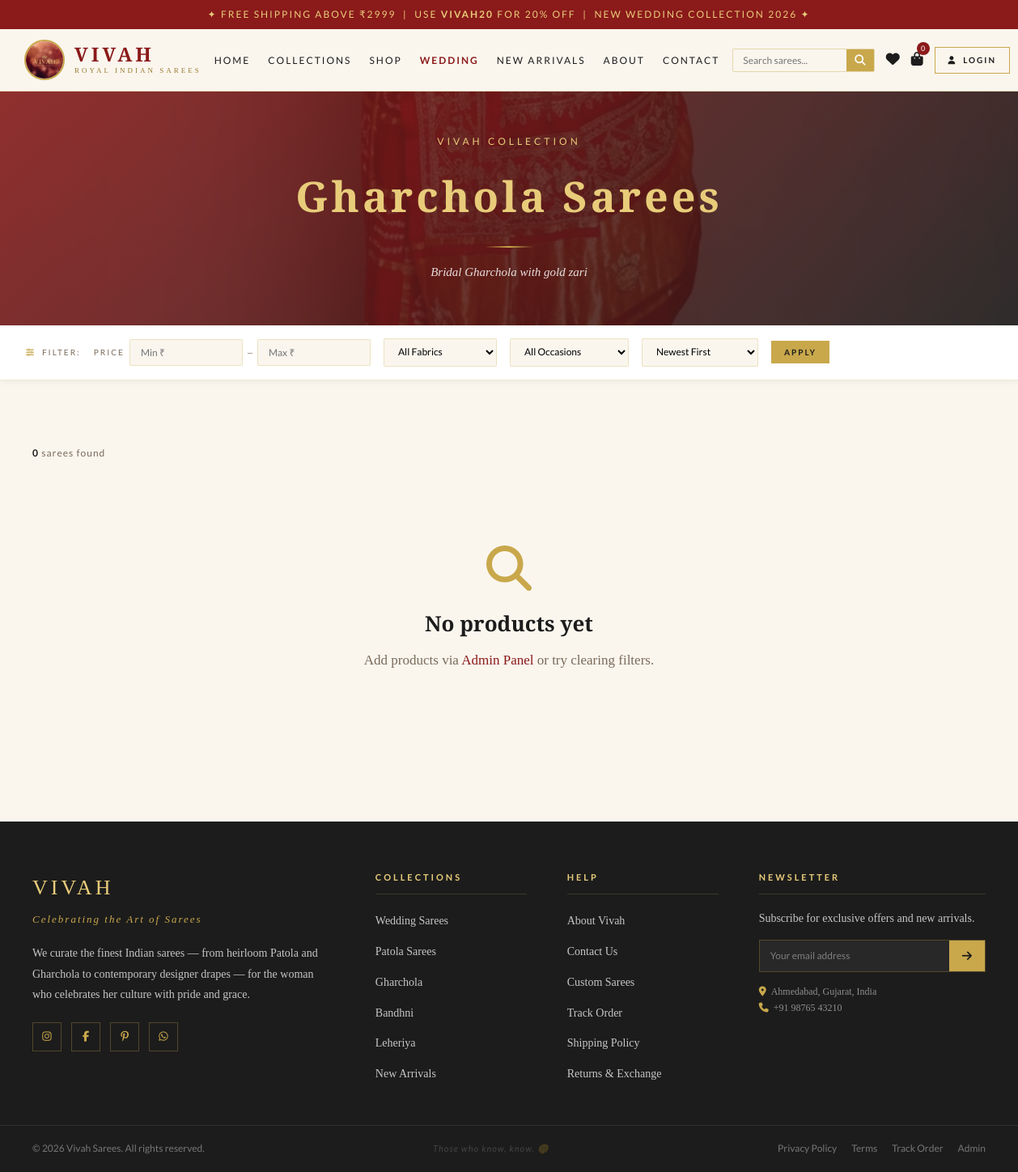
/collection/gharchola-sarees, run on the app's committed database.
### app.py (models this page shows)
class Category(db.Model):
    id = db.Column(db.Integer, primary_key=True)
    name = db.Column(db.String(100), nullable=False)
    slug = db.Column(db.String(100), unique=True, nullable=False)
    description = db.Column(db.Text)
    image = db.Column(db.String(300))
    products = db.relationship('Product', backref='category', lazy=True)

### app.py (the view)
@app.route('/collection/<slug>')
def collection_detail(slug):
    category = Category.query.filter_by(slug=slug).first_or_404()
    min_price = request.args.get('min_price', type=float)
    max_price = request.args.get('max_price', type=float)
    color = request.args.get('color', '')
    fabric = request.args.get('fabric', '')
    occasion = request.args.get('occasion', '')
    sort = request.args.get('sort', 'newest')
    q = Product.query.filter_by(category_id=category.id)
    if min_price: q = q.filter(Product.price >= min_price)
    if max_price: q = q.filter(Product.price <= max_price)
    if color: q = q.filter(Product.color.ilike(f'%{color}%'))
    if fabric: q = q.filter(Product.fabric.ilike(f'%{fabric}%'))
    if occasion: q = q.filter(Product.occasion.ilike(f'%{occasion}%'))
    if sort == 'price_asc': q = q.order_by(Product.price.asc())
    elif sort == 'price_desc': q = q.order_by(Product.price.desc())
    elif sort == 'name': q = q.order_by(Product.name.asc())
    else: q = q.order_by(Product.created_at.desc())
    products = q.all()
    wishlist = session.get('wishlist', [])
    return render_template('collection_detail.html', category=category, products=products,
                           wishlist=wishlist, filters={'min_price': min_price, 'max_price': max_price,
                           'color': color, 'fabric': fabric, 'occasion': occasion, 'sort': sort})

### app.py (called while the page is built)
def current_user():
    uid = session.get('user_id')
    return User.query.get(uid) if uid else None

def is_admin(): return session.get('is_admin', False)

@app.context_processor
def inject_globals():
    user = current_user()
    cart_count = len(session.get('cart', []))
    wishlist_count = len(session.get('wishlist', []))
    return {'current_user': user, 'cart_count': cart_count,
            'wishlist_count': wishlist_count, 'is_admin': is_admin()}

### templates/collection_detail.html (shortened to what this page needs)
{% extends "base.html" %}
{% block content %}
<div class="col-detail-hero">
  <div class="col-detail-hero-inner">
    <div class="section-label" style="color:var(--gold-light)">Vivah Collection</div>
    <h1>{{ category.name }}</h1>
    <div class="section-divider"></div>
    {% if category.description %}<p style="font-style:italic;opacity:.85;font-size:15px">{{ category.description }}</p>{% endif %}
  </div>
</div>
<form method="GET" action="{{ url_for('collection_detail', slug=category.slug) }}" class="filter-bar" id="filterForm">
  <span class="filter-label"><i class="fas fa-sliders-h" style="color:var(--gold);margin-right:4px"></i> Filter:</span>
  <div style="display:flex;align-items:center;gap:6px">
    <span class="filter-label">Price</span>
    <input type="number" name="min_price" placeholder="Min ₹" value="{{ filters.min_price or '' }}" style="width:90px" />
    <span style="color:var(--warm-gray);font-size:12px">–</span>
    <input type="number" name="max_price" placeholder="Max ₹" value="{{ filters.max_price or '' }}" style="width:90px" />
  </div>
  <select name="fabric" onchange="this.form.submit()">
    <option value="">All Fabrics</option>
  </select>
  <select name="occasion" onchange="this.form.submit()">
    <option value="">All Occasions</option>
  </select>
  <select name="sort" onchange="this.form.submit()">
    <option value="newest" {{ 'selected' if filters.sort=='newest' }}>Newest First</option>
  </select>
  <button type="submit" style="padding:8px 16px;background:var(--gold);border:none;cursor:pointer;font-family:var(--font-sans);font-size:10px;letter-spacing:2px;color:var(--charcoal);font-weight:700;text-transform:uppercase">Apply</button>
</form>
<section class="section">
  <div class="container">
    <div style="display:flex;justify-content:space-between;align-items:center;margin-bottom:24px">
      <p style="font-family:var(--font-sans);font-size:12px;color:var(--warm-gray);letter-spacing:1px">
        <strong style="color:var(--charcoal)">{{ products|length }}</strong> saree{{ 's' if products|length != 1 }} found
      </p>
    </div>
    {% if products %}
    <div class="products-grid">
      {% for product in products %}
      <div class="product-card">
        <div class="product-img-wrap">
          {% if product.image %}
            <img src="{{ url_for('static', filename='images/products/' + product.image) }}" alt="{{ product.name }}" onerror="this.style.display='none';this.nextElementSibling.style.display='flex'" />
            <div class="product-img-placeholder" style="display:none"><i class="fas fa-image"></i><span>{{ product.fabric or 'Saree' }}</span></div>
          {% else %}
            <div class="product-img-placeholder"><i class="fas fa-image"></i><span>{{ product.fabric or 'Saree' }}</span></div>
          {% endif %}
          {% if product.original_price and product.original_price > product.price %}
          <div class="discount-badge">{{ ((1 - product.price/product.original_price)*100)|int }}% OFF</div>
          {% endif %}
          <div class="product-badges">
            {% if product.is_new_arrival %}<span class="badge badge-new">New</span>{% endif %}
            {% if product.is_wedding %}<span class="badge badge-wedding">Bridal</span>{% endif %}
          </div>
          <button class="wl-btn {{ 'active' if product.id in wishlist }}" id="wl-{{ product.id }}"
            onclick="toggleWishlist({{ product.id }})" title="Wishlist">
            <i class="fas fa-heart"></i>
          </button>
          <div class="product-actions-hover">
            <button onclick="addToCart({{ product.id }})"><i class="fas fa-shopping-bag"></i> Add</button>
            <button onclick="window.location='/product/{{ product.id }}'"><i class="fas fa-eye"></i> View</button>
          </div>
        </div>
        <div class="product-info">
          <div class="category-tag">{{ product.category.name if product.category else category.name }}</div>
          <h3>{{ product.name }}</h3>
          <div class="product-price">
            <span class="price-current">₹{{ "{:,.0f}".format(product.price) }}</span>
            {% if product.original_price and product.original_price > product.price %}<span class="price-original">₹{{ "{:,.0f}".format(product.original_price) }}</span>{% endif %}
          </div>
          {% if product.fabric %}<span class="product-fabric-tag">{{ product.fabric }}</span>{% endif %}
        </div>
      </div>
      {% endfor %}
    </div>
    {% else %}
    <div style="text-align:center;padding:80px 20px">
      <i class="fas fa-search" style="font-size:56px;color:var(--gold);display:block;margin-bottom:18px"></i>
      <h3 style="font-family:var(--font-heading);font-size:26px;color:var(--charcoal);margin-bottom:10px">No products yet</h3>
      <p style="color:var(--warm-gray);margin-bottom:24px">Add products via <a href="{{ url_for('admin') }}" style="color:var(--crimson)">Admin Panel</a> or try clearing filters.</p>
    </div>
    {% endif %}
  </div>
</section>
{% endblock %}

### templates/base.html (style rules this page uses)
:root { --gold: #C9A84C; --gold-light: #E8CC7A; --gold-dark: #9A7A2E; --crimson: #8B1A1A; --crimson-light: #B22222; --ivory: #FAF6EE; --ivory-dark: #F0E9DA; --charcoal: #1C1C1C; --charcoal-light: #333333; --warm-gray: #7A6A5A; --font-heading: 'Cinzel', serif; --font-body: 'Cormorant Garamond', serif; --font-sans: 'Lato', sans-serif; --shadow: 0 4px 30px rgba(0,0,0,0.12); --shadow-gold: 0 4px 20px rgba(201,168,76,0.3); --transition: all 0.35s cubic-bezier(0.25,0.46,0.45,0.94); }
*,*::before,*::after { box-sizing:border-box;margin:0;padding:0 }
html { scroll-behavior:smooth }
body { font-family:var(--font-body);background:var(--ivory);color:var(--charcoal);font-size:17px;line-height:1.7;overflow-x:hidden }
a { text-decoration:none;color:inherit;transition:var(--transition) }
.section { padding:80px 40px }
.container { max-width:1400px;margin:0 auto }
.section-label { font-family:var(--font-sans);font-size:12px;letter-spacing:4px;text-transform:uppercase;color:var(--gold-dark);margin-bottom:12px }
.section-divider { width:60px;height:2px;background:linear-gradient(90deg,transparent,var(--gold),transparent);margin:18px auto }

### data on the page
Category: name "Gharchola Sarees", description "Bridal Gharchola with gold zari"

### other printed values
{{ cart_count }} "0"
{{ products|length }} "0"
{{ 's' if products|length != 1 }} "s"
